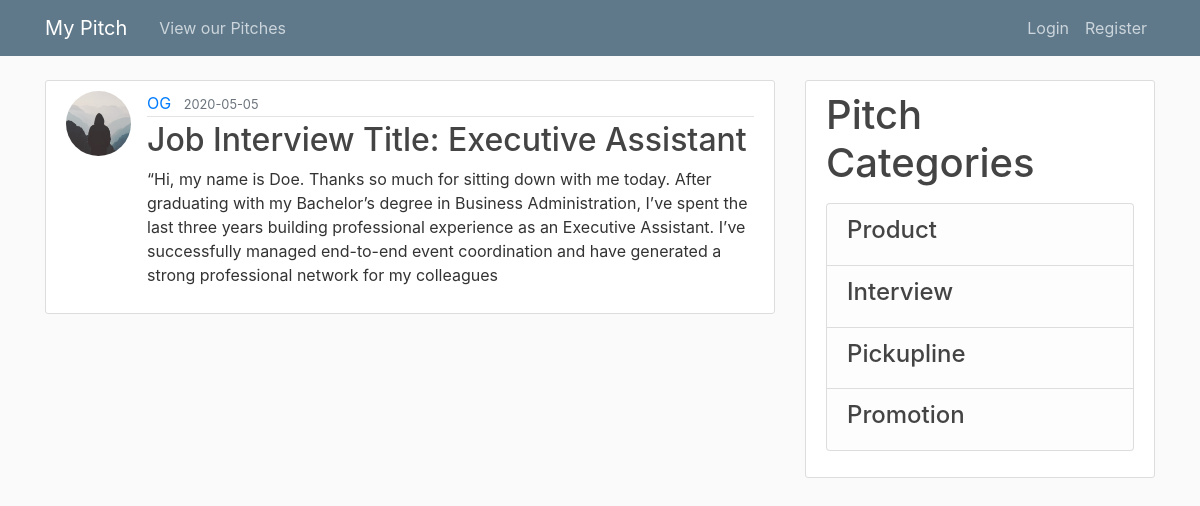
Screenshot of /post/3 with the database file from the repository.
### app/models.py (models this page shows, shortened)
class User(db.Model, UserMixin):
    id = db.Column(db.Integer, primary_key=True)
    username = db.Column(db.String(20), unique=True, nullable=False)
    email = db.Column(db.String(120), unique=True, nullable=False)
    image_file = db.Column(db.String(20), nullable=False, default='default.jpg')
    password = db.Column(db.String(60), nullable=False)
    posts = db.relationship('Post', backref='author', lazy=True)

class Post(db.Model):
    id = db.Column(db.Integer, primary_key=True)
    title = db.Column(db.String(100), nullable=False)
    date = db.Column(db.DateTime, nullable=False, default=datetime.utcnow)
    content = db.Column(db.Text, nullable=False)
    user_id = db.Column(db.Integer, db.ForeignKey('user.id'), nullable=False)

### app/routes.py (the view)
@app.route("/post/<int:post_id>")
def post(post_id):
    post = Post.query.get_or_404(post_id)
    return render_template('pitch.html', title=post.title, post=post)

### app/templates/pitch.html (shortened to what this page needs)
{% extends "base.html" %}
{% block content %}
<article class="media content-section">
  <img class="rounded-circle article-img"
    src="{{ url_for('static', filename='profile_pics/' + post.author.image_file) }}">
  <div class="media-body">
    <div class="article-metadata">
      <a class="mr-2" href="{{ url_for('user_posts', username=post.author.username) }}">{{ post.author.username }}</a>
      <small class="text-muted">{{ post.date.strftime('%Y-%m-%d') }}</small>
    </div>
    <h2 class="article-title">{{ post.title }}</h2>
    <p class="article-content">{{ post.content }}</p>
  </div>
</article>
{% endblock content %}

### app/static/styles.css (style rules this page uses)
body { background: #fafafa; color: #333333; margin-top: 5rem; }
h1, h2, h3, h4, h5, h6 { color: #444444; }
.content-section { background: #ffffff; padding: 10px 20px; border: 1px solid #dddddd; border-radius: 3px; margin-bottom: 20px; }
.article-title { color: #444444; }
.article-content { white-space: pre-line; }
.article-img { height: 65px; width: 65px; margin-right: 16px; }
.article-metadata { padding-bottom: 1px; margin-bottom: 4px; border-bottom: 1px solid #e3e3e3 }

### rows the page displays
User: image_file (placeholder picture), author.username "OG"
Post: date "2020-05-05", title "Job Interview Title: Executive Assistant", content "“Hi, my name is Doe. Thanks so much for sitting down with me today. After graduating with my Bachelor’s degree in Business Administration, I’ve spent the last three years building professional experience as an Executive Assistant. I’ve successfully managed end-to-end event coordination and have generated a strong professional network for my colleagues"
